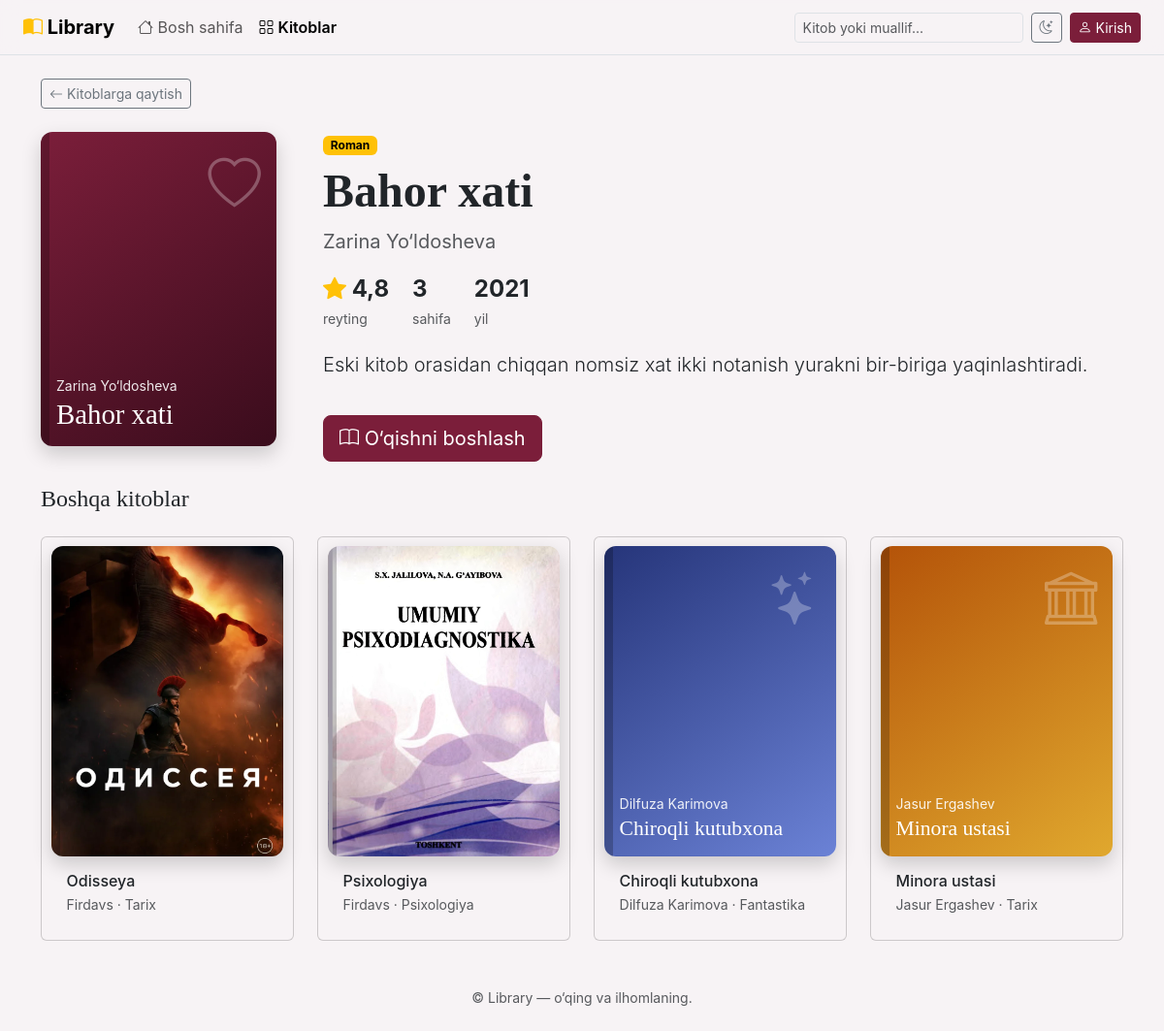
Page /books/1/ on the committed database.
### main/models.py (models this page shows, shortened)
class Book(models.Model):
    title = models.CharField(max_length=200)
    author = models.CharField(max_length=150)
    genre = models.ForeignKey(Genre, on_delete=models.CASCADE, related_name='books')
    year = models.IntegerField(null=True, blank=True)
    pages = models.IntegerField(null=True, blank=True)
    rating = models.DecimalField(max_digits=2, decimal_places=1, default=0)
    description = models.TextField(blank=True)
    cover_color = models.SmallIntegerField(default=1)
    cover_url = models.URLField(max_length=500, blank=True)
    created_by = models.ForeignKey(User, on_delete=models.SET_NULL, null=True, blank=True)
    created_at = models.DateTimeField(auto_now_add=True)
    updated_at = models.DateTimeField(auto_now=True)
    cover_url = models.ImageField(upload_to='images/', blank=True)
    class Meta:
        ordering = ['-created_at']

class Genre(models.Model):
    slug = models.CharField(max_length=50, unique=True)
    name = models.CharField(max_length=100)
    ICONS = {'roman': 'bi-heart', 'tarix': 'bi-bank', 'biznes': 'bi-graph-up-arrow',
             'psixologiya': 'bi-lightbulb', 'fantastika': 'bi-stars', 'ilm': 'bi-rocket-takeoff'}
    @property
    def icon(self):
        return self.ICONS.get(self.slug, 'bi-book')

### main/views.py (the view)
# urls.py: path('books/<int:pk>/', views.book_detail, name='book'),
def book_detail(request, pk):
    book = get_object_or_404(Book.objects.select_related('genre'), pk=pk)
    others = list(Book.objects.exclude(pk=pk).select_related('genre'))
    others.sort(key=lambda b: b.genre_id != book.genre_id)
    progress = None
    if request.user.is_authenticated:
        progress = ReadingProgress.objects.filter(user=request.user, book=book).first()
    percent = round(progress.current_page / progress.total_pages * 100) if progress and progress.total_pages else 0
    return render(request, 'book.html', {'book': book, 'similar': others[:4], 'progress': progress, 'percent': percent})

### templates/book.html (shortened to what this page needs)
{% extends "base.html" %}
{% block content %}
  <a class="btn btn-sm btn-outline-secondary mb-4" href="{% url 'books' %}"><i class="bi bi-arrow-left"></i> Kitoblarga qaytish</a>
  <section class="row g-5">
    <div class="col-md-4 col-lg-3">{% include "_cover.html" with book=book extra="tilt big" %}</div>
    <div class="col-md-8 col-lg-9">
      <span class="badge text-bg-warning">{{ book.genre.name }}</span>
      <h1 class="display-5 fw-bold mt-2">{{ book.title }}</h1>
      <p class="text-body-secondary fs-5">{{ book.author }}</p>
      <div class="d-flex gap-4 my-3">
        <div><b class="fs-4"><i class="bi bi-star-fill text-warning"></i> {{ book.rating }}</b><br><small class="text-body-secondary">reyting</small></div>
        <div><b class="fs-4">{{ book.book_pages.count }}</b><br><small class="text-body-secondary">sahifa</small></div>
        <div><b class="fs-4">{{ book.year|default:"—" }}</b><br><small class="text-body-secondary">yil</small></div>
      </div>
      <p class="lead lh-lg">{{ book.description }}</p>
      <div><a class="btn btn-primary btn-lg mt-3" href="{% url 'read' book.pk %}"><i class="bi bi-book"></i> {% if percent %}Davom etish{% else %}O‘qishni boshlash{% endif %}</a></div>
    </div>
  </section>
  <h2 class="h4 my-4">Boshqa kitoblar</h2>
  <div class="row g-4">{% for b in similar %}{% include "_card.html" %}{% endfor %}</div>
{% endblock %}

### templates/_cover.html
<div class="cover {% if not book.cover_url %}cv{{ book.cover_color }}{% endif %} {{ extra }}"{% if book.cover_url %} style="background-image:url('{{ book.cover_url.url }}')"{% endif %}>
  {% if not book.cover_url %}<i class="bi {{ book.genre.icon }} cover-icon"></i><small>{{ book.author }}</small><strong>{{ book.title }}</strong>{% endif %}
</div>

### templates/_card.html
<div class="col-6 col-md-4 col-lg-3 reveal" style="--i:{{ forloop.counter0 }}" data-genre="{{ b.genre.slug }}">
  <a href="{% url 'book' b.pk %}" class="card book-card h-100 text-decoration-none">
    {% include "_cover.html" with book=b extra="" %}
    <div class="card-body">
      <h6 class="card-title mb-1">{{ b.title }}</h6>
      <p class="small text-body-secondary mb-0">{{ b.author }} · {{ b.genre.name }}</p>
    </div>
  </a>
</div>

### static/css/style.css (style rules this page uses)
:root { --lib-accent: #7b1e3a; --lib-accent-dark: #5e162c; --lib-gold: #d4a73c; --bs-body-bg: #f7f3f5; --bs-link-color: var(--lib-accent); --bs-link-hover-color: var(--lib-accent-dark); }
body { font-family: Inter, system-ui, -apple-system, "Segoe UI", sans-serif; }
h1, h2, h3, h4, .paper { font-family: Georgia, serif; }
.btn-primary { --bs-btn-bg: var(--lib-accent); --bs-btn-border-color: var(--lib-accent); --bs-btn-hover-bg: var(--lib-accent-dark); --bs-btn-hover-border-color: var(--lib-accent-dark); --bs-btn-active-bg: var(--lib-accent-dark); --bs-btn-active-border-color: var(--lib-accent-dark); --bs-btn-disabled-bg: var(--lib-accent); --bs-btn-disabled-border-color: var(--lib-accent); }
.cover { position: relative; overflow: hidden; aspect-ratio: 3 / 4; border-radius: .75rem; display: flex; flex-direction: column; justify-content: flex-end; gap: 4px; padding: 16px; color: #fff; background: center / cover linear-gradient(145deg, #7b1e3a, #3a0c1c); box-shadow: 0 8px 20px rgba(0, 0, 0, .18); }
.cover::before { content: ""; position: absolute; inset: 0 auto 0 0; width: 9px; background: rgba(0, 0, 0, .22); }
.cv2 { background-image: linear-gradient(145deg, #b45309, #e0a82e); }
.cv4 { background-image: linear-gradient(145deg, #26357a, #6b82d6); }
.cover-icon { position: absolute; top: 14px; right: 16px; font-size: 3.4rem; opacity: .28; }
.cover small { opacity: .9; }
.cover strong { font: 1.35rem/1.1 Georgia, serif; }
.cover.big strong { font-size: 1.8rem; }
.book-card { padding: .6rem; transition: transform .25s, box-shadow .25s; }
.book-card .cover { transition: transform .35s; }
.reveal { opacity: 0; transform: translateY(26px); transition: opacity .6s ease, transform .6s ease; transition-delay: calc(var(--i, 0) * 80ms); }
.reveal.show { opacity: 1; transform: none; }
.tilt { transition: transform .4s; transform-style: preserve-3d; }

### rows in the picture
Book: author "Zarina Yo‘ldosheva", title "Bahor xati", genre.name "Roman", rating "4,8", book_pages.count "3", year "2021", description "Eski kitob orasidan chiqqan nomsiz xat ikki notanish yurakni bir-biriga yaqinlashtiradi."
Book: cover_url (picture), title "Odisseya", author "Firdavs", genre.name "Tarix"
Book: cover_url (picture), title "Psixologiya", author "Firdavs", genre.name "Psixologiya"
Book: author "Dilfuza Karimova", title "Chiroqli kutubxona", genre.name "Fantastika"
Book: author "Jasur Ergashev", title "Minora ustasi", genre.name "Tarix"
